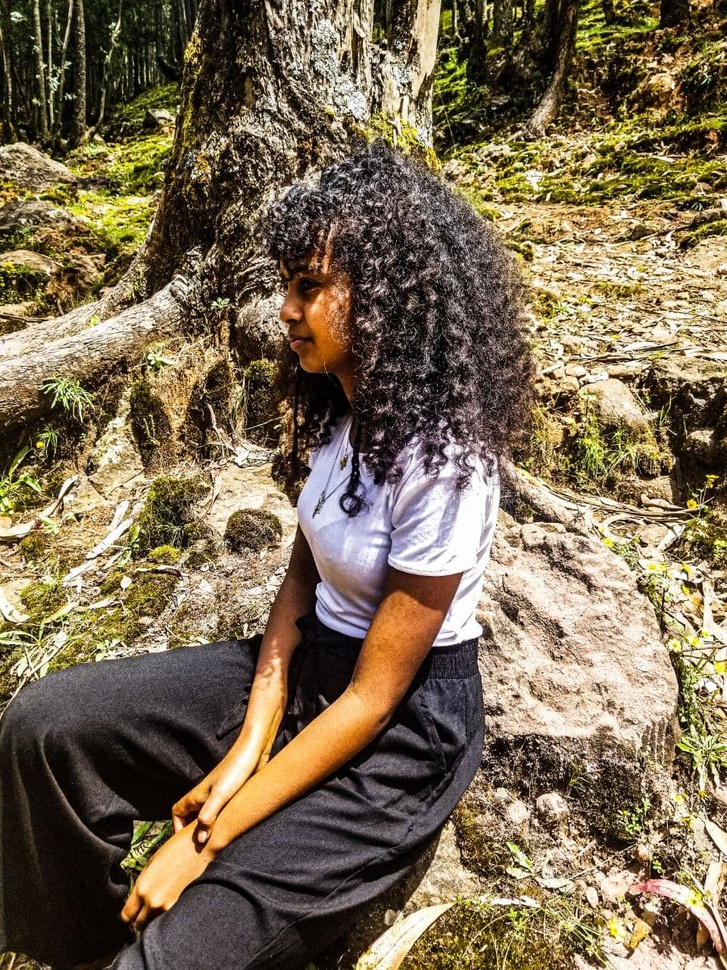
#> input picture fira-code/chapter_9/images/hilu.jpg, 727 x 970 px, shrunk from 960 x 1280 before the run
$ python adaptive_tresholding.py --image images/hilu.jpg
#> lines starting #> are read from the running program, lines starting #| are printed output that depends on the picture; after the words box and inside, x2 and y2 are one past the last pixel; in counts of white or black regions, pixels touching at a corner belong together
import sys

sys.path.append( r"C:\Users\gyon\Desktop\Open Cv\fira-code\general_chapter")

import imutils
import numpy as np
import argparse
import cv2
from matplotlib import pyplot as plt

ap = argparse.ArgumentParser()
ap.add_argument("-i", "--image", required=True, help="Path to image file")

args = vars(ap.parse_args())
image = cv2.imread(args['image'])
#> image is the input picture: shape (970, 727, 3); mean B, G, R 82.4, 107.3, 123.1

image = cv2.cvtColor(image, cv2.COLOR_BGR2GRAY)
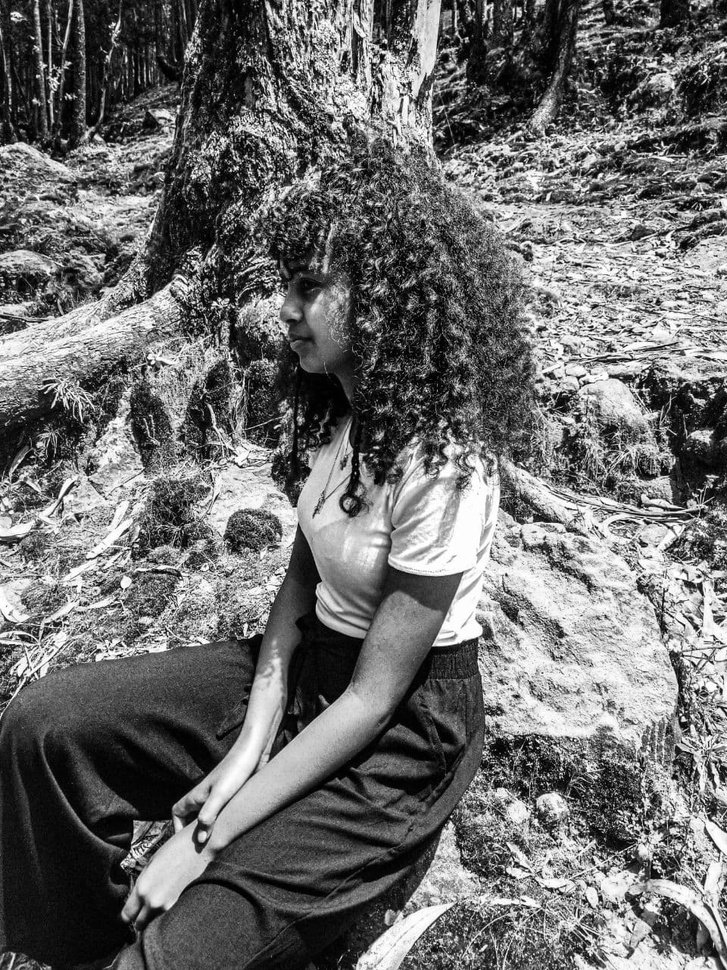
#> image: shape (970, 727); min 0, max 255, mean 109.2

blurred = cv2.GaussianBlur(image, (5, 5), 0)
cv2.imshow("Image", image)

thresh = cv2.adaptiveThreshold(blurred, 255, cv2.ADAPTIVE_THRESH_MEAN_C,
cv2.THRESH_BINARY_INV, 11, 4)
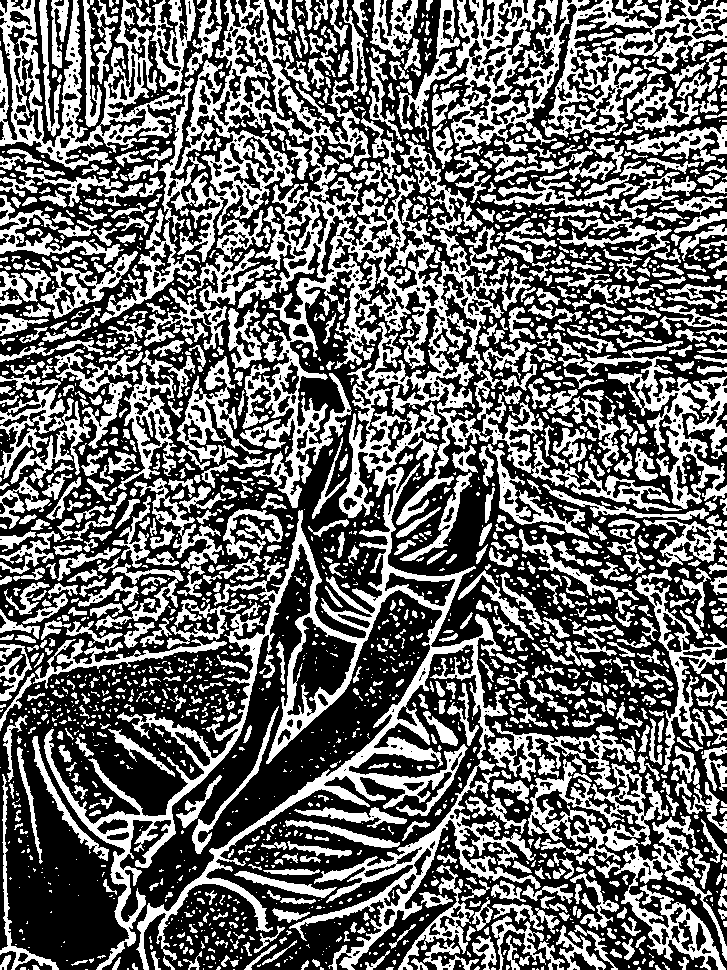
#> thresh: shape (970, 727); 41.7% white; 2226 white regions (1279 under 20 px), largest, box (x1, y1, x2, y2) and area: (0, 0, 682, 970) 89912, (440, 0, 727, 152) 15153, (528, 759, 727, 970) 9630

cv2.imshow("Mean", thresh)

thresh = cv2.adaptiveThreshold(blurred, 255, cv2.ADAPTIVE_THRESH_GAUSSIAN_C,
cv2.THRESH_BINARY_INV, 11, 3)
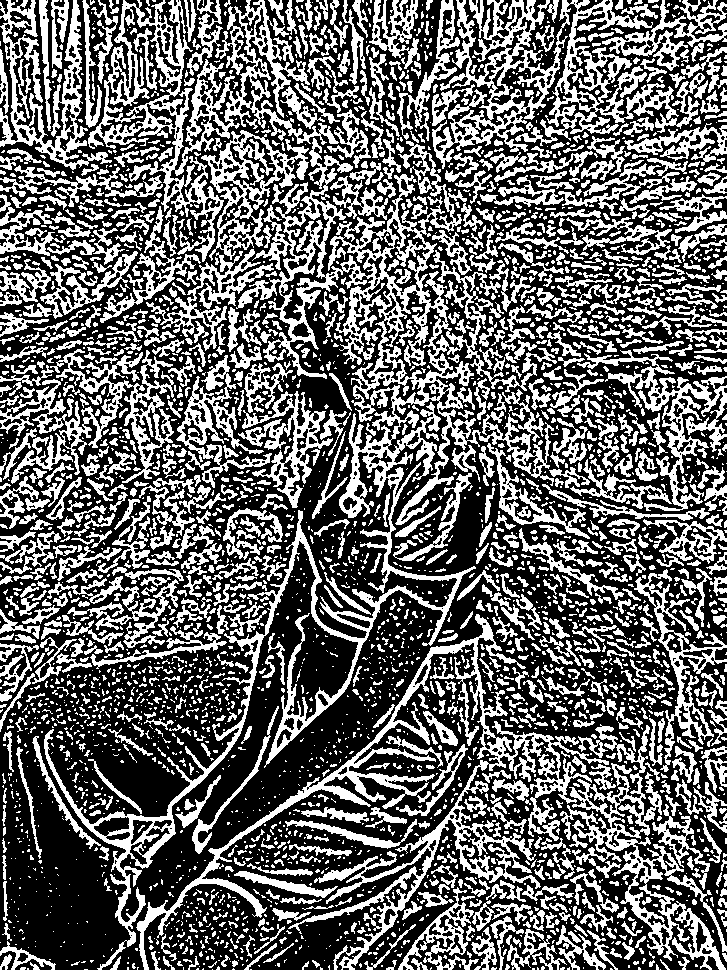
#> thresh: shape (970, 727); 39.9% white; 3569 white regions (2345 under 20 px), largest, box (x1, y1, x2, y2) and area: (44, 138, 557, 970) 36666, (136, 614, 609, 970) 16649, (88, 0, 339, 262) 13194

cv2.imshow("Gaussian Thresh", thresh)

cv2.waitKey(0)

$ run again, on fira-code/chapter_9/images/beach.png
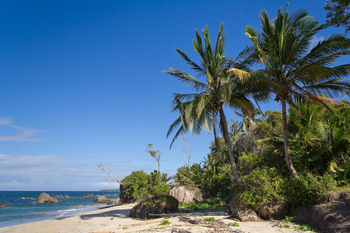
#> input picture fira-code/chapter_9/images/beach.png, 350 x 233 px
#> image is the input picture: shape (233, 350, 3); mean B, G, R 136, 110.4, 78.6
#> image: shape (233, 350)
#> `blurred = cv2.GaussianBlur(image, (5, 5), 0)`:
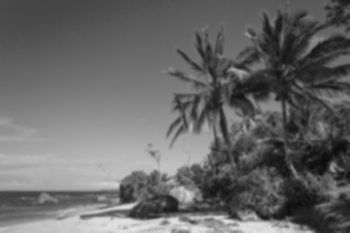
#> blurred: shape (233, 350); min 9, max 226, mean 103.8
#> `thresh = cv2.adaptiveThreshold(blurred, 255, cv2.ADAPTIVE_THRESH_GAUSS..`:
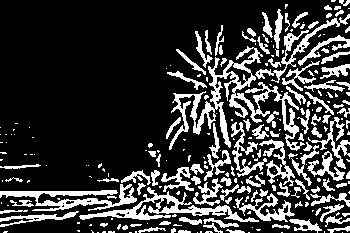
#> thresh: shape (233, 350); 22.1% white; 251 white regions (134 under 20 px), largest, box (x1, y1, x2, y2) and area: (169, 46, 305, 151) 2987, (79, 187, 259, 222) 1425, (0, 184, 137, 211) 1302

$ run again, on fira-code/chapter_9/images/coins.png
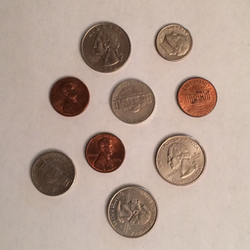
#> input picture fira-code/chapter_9/images/coins.png, 250 x 250 px
#> image is the input picture: shape (250, 250, 3); mean B, G, R 147.7, 159.9, 180.7
#> image: shape (250, 250)
#> `thresh = cv2.adaptiveThreshold(blurred, 255, cv2.ADAPTIVE_THRESH_MEAN_..`:
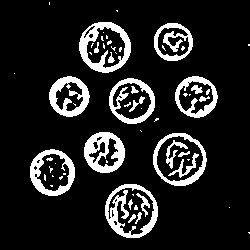
#> thresh: shape (250, 250); 13.6% white; 60 white regions (38 under 20 px), largest, box (x1, y1, x2, y2) and area: (79, 22, 131, 73) 1024, (105, 184, 158, 238) 1020, (84, 132, 125, 173) 946
#> `thresh = cv2.adaptiveThreshold(blurred, 255, cv2.ADAPTIVE_THRESH_GAUSS..`:
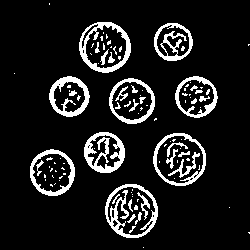
#> thresh: shape (250, 250); 11.4% white; 105 white regions (74 under 20 px), largest, box (x1, y1, x2, y2) and area: (105, 184, 158, 238) 830, (84, 132, 125, 173) 808, (79, 22, 131, 73) 762
